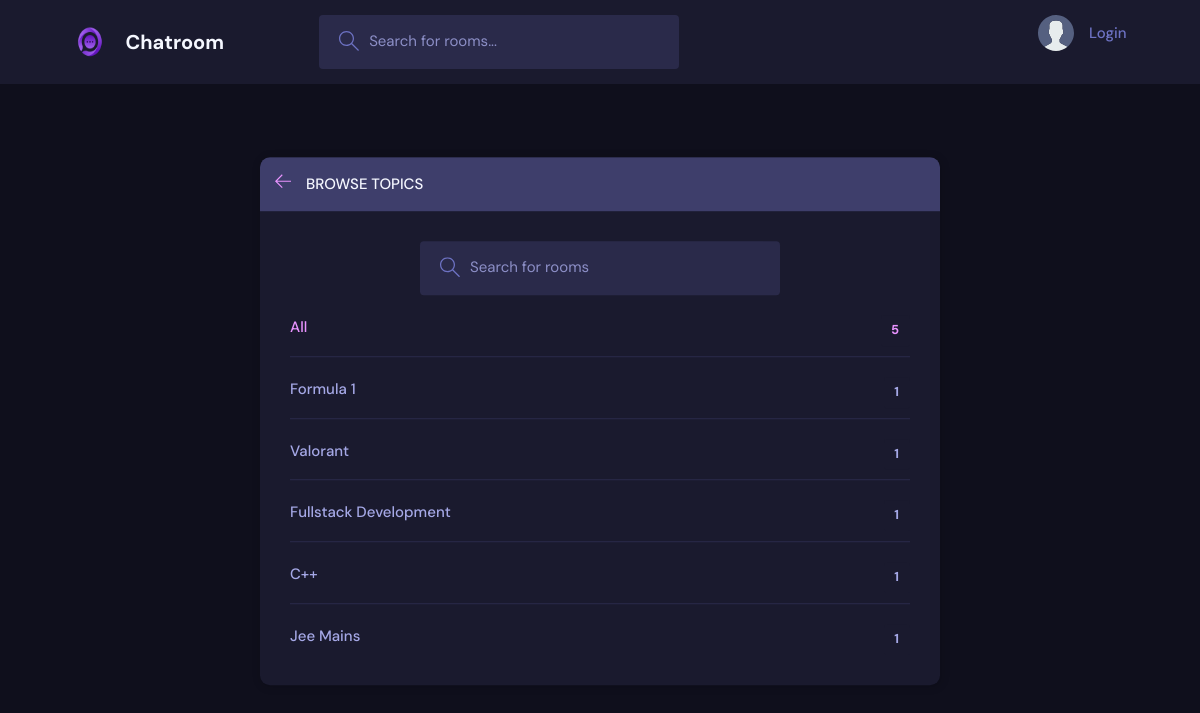
/topicspage/, run on the app's committed database.
### base/models.py (models this page shows, shortened)
class Topic(models.Model):
    name = models.CharField(max_length=200)

### base/views.py (the view)
# urls.py: path('topicspage/', views.topicspage, name="topicspage"),
def topicspage(request):
     q = request.GET.get('q') if request.GET.get('q') != None else ''
     topics = Topic.objects.filter(name__icontains=q)
     context={'topics':topics}
     return render(request, 'base/topics.html',context)

### base/templates/base/topics.html (shortened to what this page needs)
{% extends 'main.html' %}
{% block content %}
    <main class="create-room layout">
      <div class="container">
        <div class="layout__box">
          <div class="layout__boxHeader">
            <div class="layout__boxTitle">
              <a href="{% url 'home' %}">
                <svg version="1.1" xmlns="http://www.w3.org/2000/svg" width="32" height="32" viewBox="0 0 32 32">
                  <title>arrow-left</title>
                  <path
                    d="M13.723 2.286l-13.723 13.714 13.719 13.714 1.616-1.611-10.96-10.96h27.625v-2.286h-27.625l10.965-10.965-1.616-1.607z"
                  ></path>
                </svg>
              </a>
              <h3>Browse Topics</h3>
            </div>
          </div>
          <div class="topics-page layout__body">
            <form action="" method="get" class="header__search">
              <label>
                <input name=q placeholder="Search for rooms" />
              </label>
            </form>
            <ul class="topics__list">
              <li>
                <a href="{% url 'topicspage' %}" class="active">All <span>{{topics.count}}</span></a>
              </li>
              {% for topic in topics %}
              <li>
                <a href="{% url 'home' %}?q={{topic.name}}">{{topic.name}} <span>{{topic.room_set.all.count}}</span></a>
              </li>
              {% endfor %}
            </ul>
          </div>
        </div>
      </div>
    </main>
    {% endblock content %}

### static/styles/style.css (style rules this page uses)
:root { --color-main: #e993ff; --color-main-light: #F5F7FF; --color-secondary: #4ECDC4; --color-accent: #FFD93D; --color-dark: #1A1A2E; --color-dark-medium: #2A2A4A; --color-dark-light: #3E3E6B; --color-light: #F5F7FF; --color-gray: #6D72C3; --color-light-gray: #A5A8E6; --color-bg: #0F0F1C; --color-success: #6CFF8F; --color-error: #FF4D6D; --gradient-sunset: linear-gradient(135deg, #FF6B6B 0%, #FFD93D 100%); --gradient-ocean: linear-gradient(135deg, #4ECDC4 0%, #6D72C3 100%); --gradient-space: linear-gradient(135deg, #3E3E6B 0%, #1A1A2E 100%); }
* { font-family: "DM Sans", -apple-system, BlinkMacSystemFont, "Segoe UI", Roboto, Oxygen, Ubuntu, Cantarell, "Open Sans", "Helvetica Neue", sans-serif; margin: 0; padding: 0; box-sizing: border-box; text-rendering: optimizeLegibility; font-size: inherit; }
html { font-size: 56.25%; }
@media only screen and (min-width: 1200px) { html { font-size: 62.5%; } }
body { line-height: 1.6; font-weight: 400; font-size: 1.5rem; color: var(--color-light-gray); background-color: var(--color-bg); min-height: 100vh; }
a { display: inline-block; color: var(--color-main); text-decoration: none; }
.container { max-width: 120rem; width: 90%; margin: auto; }
.header__search > label { background-color: var(--color-dark-medium); padding: 1.3rem 1rem; display: flex; align-items: center; justify-content: center; gap: 1rem; border-radius: 4px; width: fit-content; margin: 0 auto; }
.header__search svg { fill: var(--color-gray); width: 2rem; height: 2rem; margin-left: 1rem; position: relative; top: -1px; }
.header__search input { width: 30rem; background: transparent; border: none; outline: none; color: var(--color-light); padding: 0.5rem 0; line-height: 1; margin: -2px 0 0; }
.header__search input::placeholder { color: var(--color-light-gray); opacity: 0.8; }
.layout { margin-top: 2.4rem; }
.layout > .container { display: flex; justify-content: space-between; align-items: flex-start; }
.layout__box { width: 90%; max-width: 48rem; min-height: 40rem; position: absolute; top: 50%; left: 50%; transform: translate(-50%, -46%); background-color: var(--color-dark); border-radius: 1rem; box-shadow: 1px 1px 6px 3px rgba(0, 0, 0, 0.1); overflow: hidden; }
.layout__boxHeader { display: flex; padding: 1.5rem; background-color: var(--color-dark-light); }
.layout__boxTitle { display: flex; gap: 1.5rem; align-items: center; }
.layout__boxTitle h3 { text-transform: uppercase; font-weight: 500; color: var(--color-light); }
.layout__boxTitle svg { width: 1.6rem; height: 1.6rem; fill: var(--color-main); }
.layout__body { margin: 3rem; }
.topics__list { list-style: none; }
.topics__list li a { display: flex; justify-content: space-between; margin-bottom: 3rem; font-weight: 500; color: var(--color-light-gray); transition: all 0.3s ease-in-out; }
.topics__list li a.active, .topics__list li a:hover { color: var(--color-main); }
.topics__list li a span { padding: 0.5rem 1rem; background-color: var(--color-dark); border-radius: 3px; font-size: 1.3rem; font-weight: 700; letter-spacing: 1px; }
.topics-page .topics__list li:not(:last-child) a { margin: 2rem 0; padding-bottom: 1rem; text-decoration: none; border-bottom: 1px solid var(--color-dark-medium); }
.topics-page .header__search { display: block; }
.create-room.layout .layout__box { max-width: 68rem; }

### data on the page
Topic: name "Formula 1", room_set.all.count "1"
Topic: name "Valorant", room_set.all.count "1"
Topic: name "Fullstack Development", room_set.all.count "1"
Topic: name "C++", room_set.all.count "1"
Topic: name "Jee Mains", room_set.all.count "1"

### other printed values
{{ topics.count }} "5"
